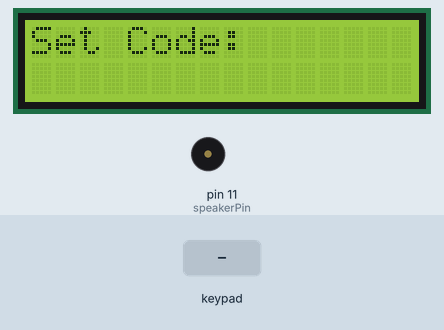
Bench run of a sketch on a simulated Arduino Uno, built with avr-gcc and run on an emulated ATmega328P. On the bench: 16×2 character LCD, buzzer (waves = sounding). Inputs (shaded band) come from the test bench. At 12.8 s the program stops and its outputs stay as they are.

Above: at 1.2 s.
1.3 s: keypad keys 9 8 7 6 * pressed 0.4 s apart
At 3.9 s:
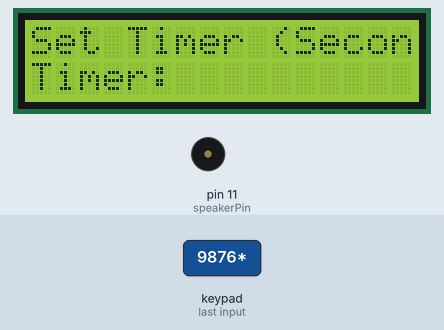
4.8 s: key 'A' pressed
At 5.3 s:
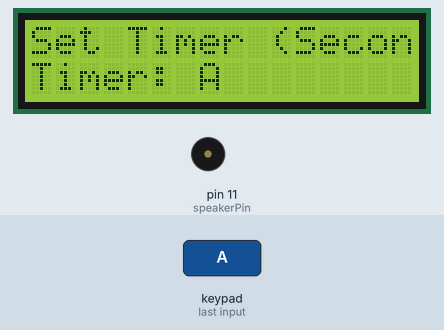
6.5 s: key 'B' pressed
At 7.8 s:
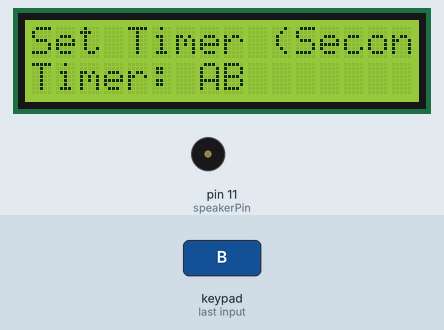
8.2 s: keypad keys 9 8 7 6 # pressed 0.4 s apart
At 12.2 s:
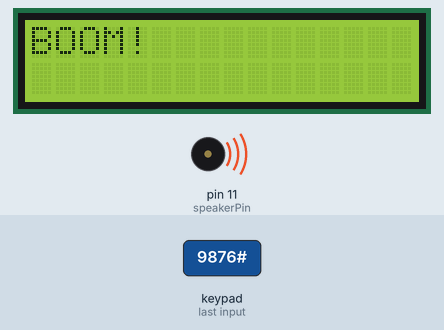
Timing chart, 0 to 13.7 s (numbered marks = the images above; inputs shaded):
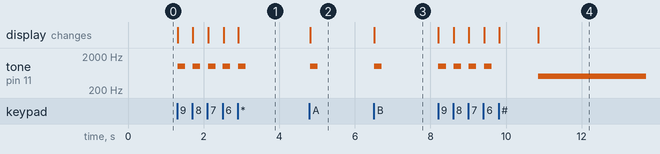

The sketch:

sketch_dec1b.ino
```cpp
#include <Wire.h>
#include <hd44780.h>                       // Main hd44780 header
#include <hd44780ioClass/hd44780_I2Cexp.h>  // I2C expander i/o class header
#include <Keypad.h>                         // Keypad library

// LCD setup
hd44780_I2Cexp lcd;  // Declare lcd object: auto locate & auto config expander chip
const int LCD_COLS = 16;
const int LCD_ROWS = 2;

// Keypad setup
const byte ROWS = 4;
const byte COLS = 4;
char keys[ROWS][COLS] = {
  {'1', '2', '3', 'A'},
  {'4', '5', '6', 'B'},
  {'7', '8', '9', 'C'},
  {'*', '0', '#', 'D'}
};
byte rowPins[ROWS] = {9, 8, 7, 6};  // Row pins
byte colPins[COLS] = {5, 4, 3, 2};  // Column pins
Keypad keypad = Keypad(makeKeymap(keys), rowPins, colPins, ROWS, COLS);

// Speaker pin
const int speakerPin = 11;  // Pin connected to the speaker

// Bomb variables
unsigned long bombTimer = 0;    // Timer duration in milliseconds
unsigned long previousMillis = 0;
bool bombPlanted = false;
bool bombDefused = false;
String correctCode = "";         // The correct code to plant/defuse the bomb
String enteredCode = "";         // Stores entered code
String timerInput = "";          // Stores timer input (in seconds)
unsigned long lastBeepTime = 0;  // Last time beep sound played

// Penalty time for wrong defuse code
const unsigned long penaltyTime = 10000;  // Deduct 10 seconds

void setup() {
  Serial.begin(9600);              // Start serial communication for debugging
  lcd.begin(LCD_COLS, LCD_ROWS);   // Initialize LCD
  lcd.clear();                     // Clear the display
  lcd.print("Set Code:");          // Prompt to set bomb code
  pinMode(speakerPin, OUTPUT);     // Set speaker pin as output
}

void loop() {
  if (!bombPlanted) {
    setupBomb();  // Set up bomb code and timer
  }

  if (bombPlanted && !bombDefused) {
    updateTimer();  // Update the bomb timer and display time left
    playBeep();     // Play beep sound periodically

    if (millis() - previousMillis >= bombTimer) {
      triggerExplosion();  // Trigger explosion if time runs out
    }

    checkDefuseCode();  // Allow user to enter code to defuse the bomb
  }
}

void setupBomb() {
  char key = keypad.getKey();

  if (correctCode.length() < 4) {  // Step 1: Set the bomb code
    if (key) {
      correctCode += key;
      lcd.setCursor(0, 1);
      lcd.print("Code: ");
      lcd.print(correctCode);
      tone(speakerPin, 1000, 200);  // Feedback beep for key press
    }

    if (correctCode.length() == 4) {
      lcd.clear();
      lcd.print("Set Timer (Seconds):");
    }
  }

  else if (bombTimer == 0) {  // Step 2: Set the timer (in seconds)
    if (key) {
      if (key == '#') {  // If user presses '#' to confirm timer
        if (timerInput.length() > 0) {
          bombTimer = timerInput.toInt() * 1000;  // Convert seconds to milliseconds
          lcd.clear();
          lcd.print("Bomb Planted!");
          previousMillis = millis();  // Start the timer
          bombPlanted = true;
          timerInput = "";  // Clear timer input
          delay(1000);
          lcd.clear();
        }
      } else if (key == '*') {  // Reset timer input if user presses '*'
        timerInput = "";
        lcd.setCursor(0, 1);
        lcd.print("Timer: ");
        lcd.print(timerInput);
        tone(speakerPin, 1000, 200);  // Reset feedback beep
      } else {
        timerInput += key;  // Append key to timer input
        lcd.setCursor(0, 1);
        lcd.print("Timer: ");
        lcd.print(timerInput);
        tone(speakerPin, 1000, 200);  // Feedback beep for key press
      }
    }
  }
}

void checkDefuseCode() {
  char key = keypad.getKey();
  if (key) {
    enteredCode += key;
    lcd.setCursor(0, 1);
    lcd.print("Code: ");
    for (int i = 0; i < enteredCode.length(); i++) {
      if (i < correctCode.length() && enteredCode[i] == correctCode[i]) {
        lcd.print(enteredCode[i]);  // Display matching digits
      } else {
        lcd.print('*');  // Mask incorrect or missing digits
      }
    }
    tone(speakerPin, 1000, 200);

    if (enteredCode.length() == 4) {
      if (enteredCode == correctCode) {
        bombDefused = true;
        lcd.clear();
        lcd.print("Bomb Defused!");
        stopTimer();
        enteredCode = "";
      } else {
        if ((bombTimer - (millis() - previousMillis)) > 30000) {
          bombTimer -= penaltyTime;  // Deduct time only if >30 seconds left
          lcd.clear();
          lcd.print("Wrong Code!");
          delay(1000);
          lcd.clear();
          lcd.print("Time Penalty!");
          delay(1000);
        } else {
          lcd.clear();
          lcd.print("Wrong Code!");
        }
        enteredCode = "";  // Reset entered code
        delay(1000);
      }
    }
  }
}

void updateTimer() {
  unsigned long timeLeft = bombTimer - (millis() - previousMillis);
  int minutes = timeLeft / 60000;
  int seconds = (timeLeft % 60000) / 1000;

  lcd.setCursor(0, 0);
  lcd.print("Time Left: ");
  lcd.print(minutes);
  lcd.print(":");
  if (seconds < 10) {
    lcd.print("0");
  }
  lcd.print(seconds);
}

void playBeep() {
  unsigned long timeLeft = bombTimer - (millis() - previousMillis);
  int interval;

  // Start at 5000ms (5 seconds) and decrease to 1000ms (1 second) from the time the bomb is planted
  if (timeLeft > 30000) {
    // Gradually decrease from 5000ms to 1000ms
    interval = map(timeLeft, bombTimer, 30000, 5000, 1000);
  }
  // Beep every 500ms from 30 seconds to 7 seconds
  else if (timeLeft <= 30000 && timeLeft > 7000) {
    interval = 500;
  }
  // Beep every 200ms when less than 7 seconds remain
  else if (timeLeft <= 7000) {
    interval = 200;
  }

  // Ensure interval does not go below 1000ms before 30 seconds
  interval = max(interval, 1000);

  if (millis() - lastBeepTime >= interval) {
    tone(speakerPin, 1000, 200);  // Play a 1000Hz tone for 200ms
    lastBeepTime = millis();
  }
}

void stopTimer() {
  bombTimer = 0;  // Stops the countdown
}

void triggerExplosion() {
  lcd.clear();
  lcd.print("BOOM!");
  while (true) {
    tone(speakerPin, 500, 1000);
    delay(1000);
  }
}
```

Measured:
- after the input at 1.3 s, tone on pin 11 (speakerPin): alternates 1000 Hz for 0.20 s and silent for 0.20 s, 10 changes in all, then stays silent, starting at once; the display: first changes at once (image 1 shows a later state)
- after the input at 4.8 s, tone on pin 11 (speakerPin): silent → 1000 Hz at once, → silent 0.20 s later; the display: changes at once (image 2)
- after the input at 6.5 s, tone on pin 11 (speakerPin): silent → 1000 Hz at once, → silent 0.20 s later; the display: changes at once (image 3)
- after the input at 8.2 s, tone on pin 11 (speakerPin): plays 1000 Hz for 0.20 s, 1000 Hz for 0.20 s, 1000 Hz for 0.20 s, 1000 Hz for 0.20 s, 500 Hz for 2.5 s, starting at once; the display: first changes at once (image 4 shows a later state)
